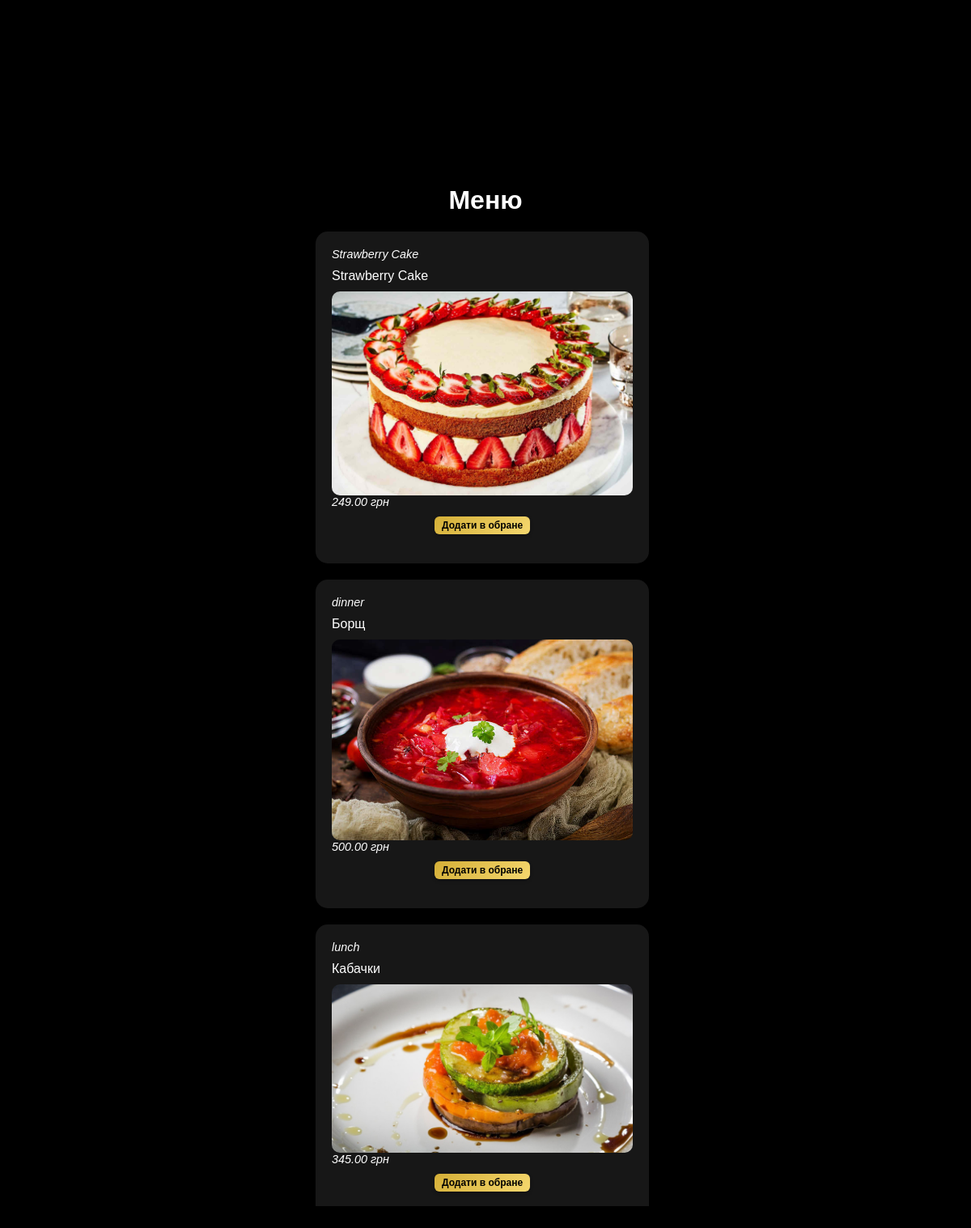
Screenshot of /menu/list with the database file from the repository.
### main/models.py (models this page shows, shortened)
class Menu(models.Model):
    STATUS_CHOICES = [
        ("breakfast", "Сніданок"),
        ("lunch", "Обід"),
        ("dinner", "Вечеря"),
    ]
    MENU_CHOICES = [
        ("burgers", "Бургери"),
        ("salads", "Салати"),
        ("soups", "Супи"),
        ("main_dishes", "Основні страви"),
        ("pizza", "Піца"),
        ("pasta", "Паста"),
        ("cold_appetizers", "Холодні закуски"),
        ("hot_appetizers", "Гарячі закуски"),
        ("desserts", "Десерти"),
        ("drinks", "Напої"),
    ]
    name = models.CharField(max_length=100)
    type1 = models.CharField(max_length=100, choices=STATUS_CHOICES, default="lunch")
    type2 = models.CharField(max_length=100, choices=MENU_CHOICES, default="main_dishes")
    title = models.CharField(max_length=300)
    photo = models.ImageField(upload_to='menu/', blank=True)
    price = models.DecimalField(max_digits=6, decimal_places=2)
    class Meta:
        db_table = 'menu'
        ordering = ['name']

### main/views.py (the view)
# urls.py: path("menu/list", views.MenuListView.as_view(), name="menu"),
class MenuListView(ListView):
    model = Menu
    context_object_name = 'menu'
    template_name = 'menu_list.html'

### templates/menu_list.html (shortened to what this page needs)
{% block content %}
<div class="form">
    <h2>Меню</h2>
    <div class="menu-container">
        {% if menu %}
            {% for i in menu %}
                <div class="comment-item">
                    <div class="comment-name">{{ i.name }}</div>
                    <div class="comment-text">{{ i.title }}</div>
                    {% if i.photo %}
                        <div class="comment-photo">
                            <img src="{{ i.photo.url }}" alt="{{ i.name }}" style="max-width:100%; border-radius:10px; margin-top:10px;">
                        </div>
                    {% endif %}
                    <div class="comment-price">{{ i.price }} грн</div>
                    <div class="add-to-fav">
                        <form method="get" action="{% url 'main:special_all' i.id %}">
                            <button type="submit">
                                Додати в обране
                            </button>
                        </form>
                    </div>
                </div>
            {% endfor %}
        {% else %}
            <div class="comment-item">
                Меню поки що немає
            </div>
        {% endif %}
    </div>
</div>
{% endblock %}

### templates/menu_list.html (style rules this page uses)
.form { display: flex; flex-direction: column; gap: 20px; width: 420px; max-width: 90vw; }
h2 { color: var(--text-color); font-size: 2em; text-align: center; margin: 0; }
.menu-container { display: flex; flex-direction: column; gap: 20px; max-height: 70vh; overflow-y: auto; padding-right: 8px; scrollbar-width: thin; scrollbar-color: #d4af37 #171717; }
.comment-item { background-color: var(--form-bg); color: var(--text-color); padding: 20px; border-radius: 15px; box-shadow: 0 5px 15px rgba(0,0,0,0.5); transition: transform 0.3s ease, box-shadow 0.3s ease; flex-shrink: 0; }
.comment-name, .comment-photo, .comment-price { font-size: 0.9em; color: #fefefe; font-style: italic; }
.add-to-fav { margin: 10px 0 6px 0; text-align: center; }
.add-to-fav button { background: linear-gradient(135deg, #d4af37, #f5d76e); color: #000; border: none; padding: 4px 9px; border-radius: 6px; cursor: pointer; font-weight: bold; font-size: 0.75em; transition: all 0.3s ease; box-shadow: 0 2px 4px rgba(0,0,0,0.3); }

### rows the page displays
Menu: name "Strawberry Cake", title "Strawberry Cake", photo (picture), price "249.00"
Menu: name "dinner", title "Борщ", photo (picture), price "500.00"
Menu: name "lunch", title "Кабачки", photo (picture), price "345.00"
